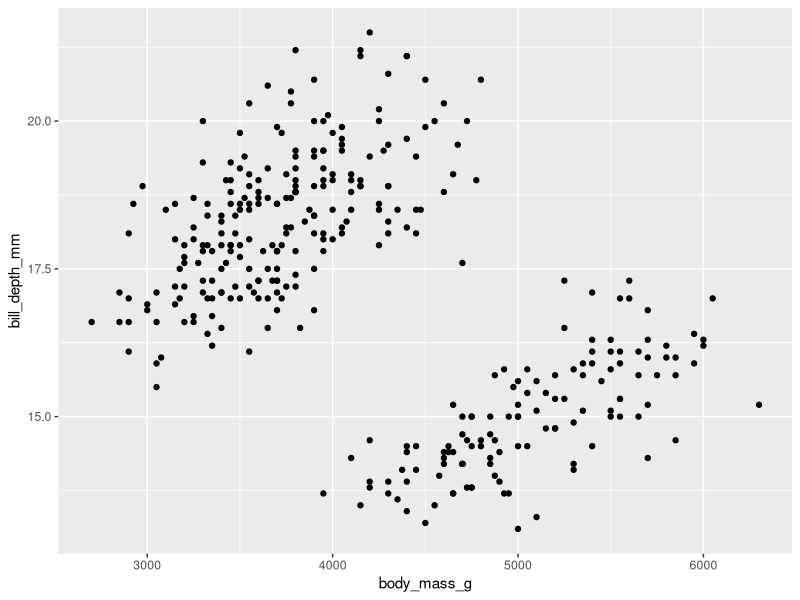
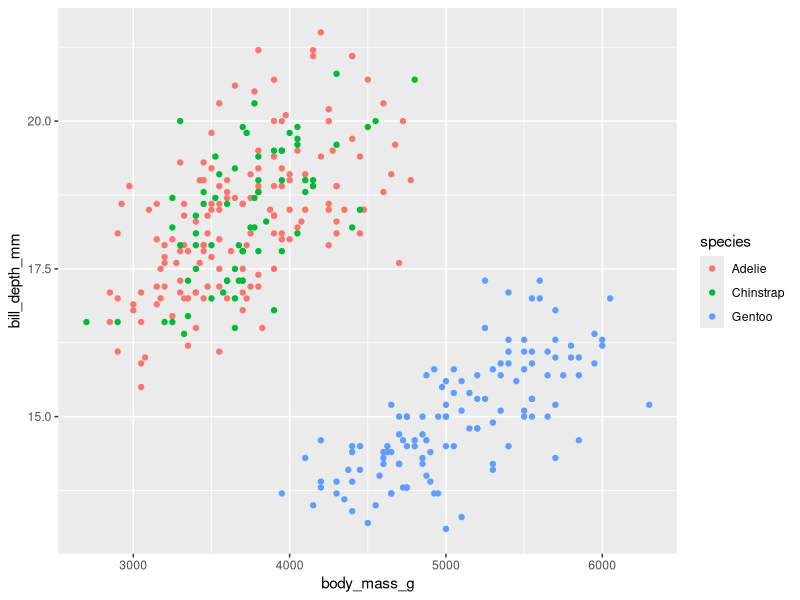
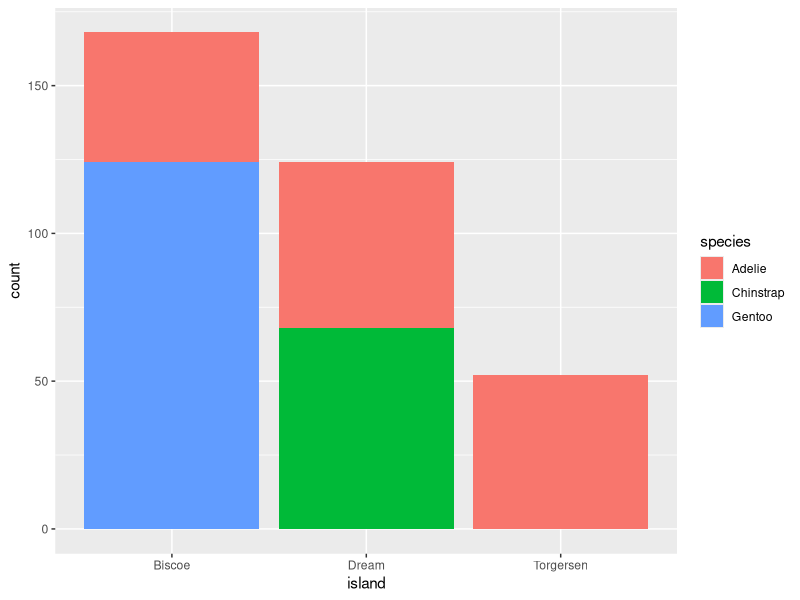
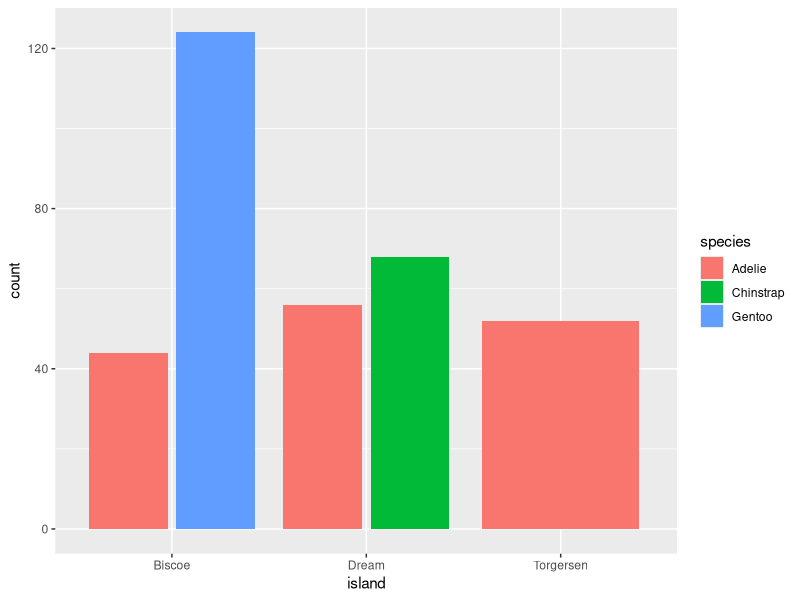
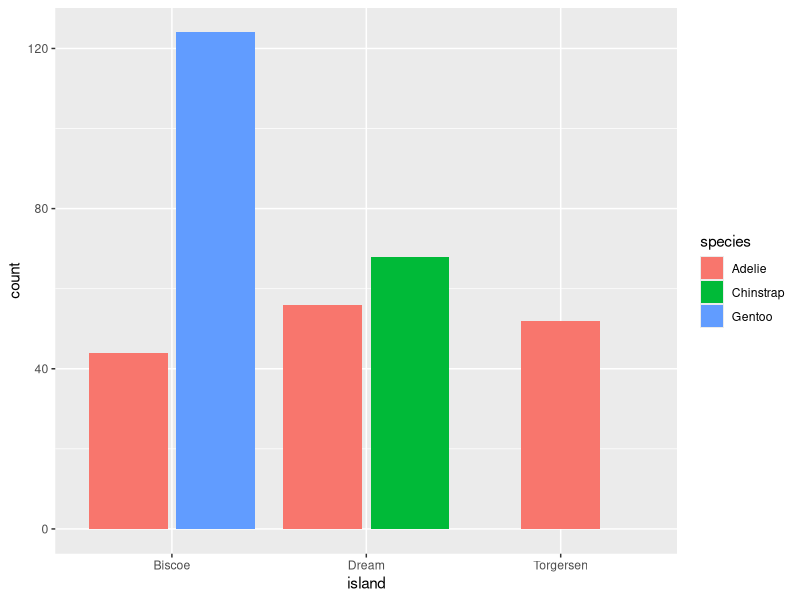

The R script that drew these images, in order:
## ---- chunk 1
options(htmltools.dir.version = FALSE)
knitr::opts_knit$set(
  base.dir = "deps/grammar-of-graphics"
)
knitr::opts_chunk$set(
  fig.width = 6, fig.height = 4, 
  out.width = "75%", 
  message = F, warning = F, dpi = 300)
## ---- chunk 2
library(tidyverse)
library(ggplot2)
library(palmerpenguins)

str(penguins)
## ---- chunk 3
ggplot(data = penguins) + 
  geom_point(
    aes(x = body_mass_g, 
        y = bill_depth_mm))
## ---- chunk 4
ggplot(data = penguins) + 
  geom_point(
    aes(x = body_mass_g, 
        y = bill_depth_mm,
        color = species))
## ---- chunk 5
ggplot(data = penguins) + 
  geom_bar(
    aes(x = island, 
        fill = species))
## ---- chunk 6
ggplot(data = penguins) + 
  geom_bar(
    aes(x = island, 
        fill = species),
    position = "dodge2")
## ---- chunk 7
ggplot(data = penguins) + 
  geom_bar(
    aes(x = island, 
        fill = species),
    position = 
      position_dodge2(
        preserve="single"
      )
  )
